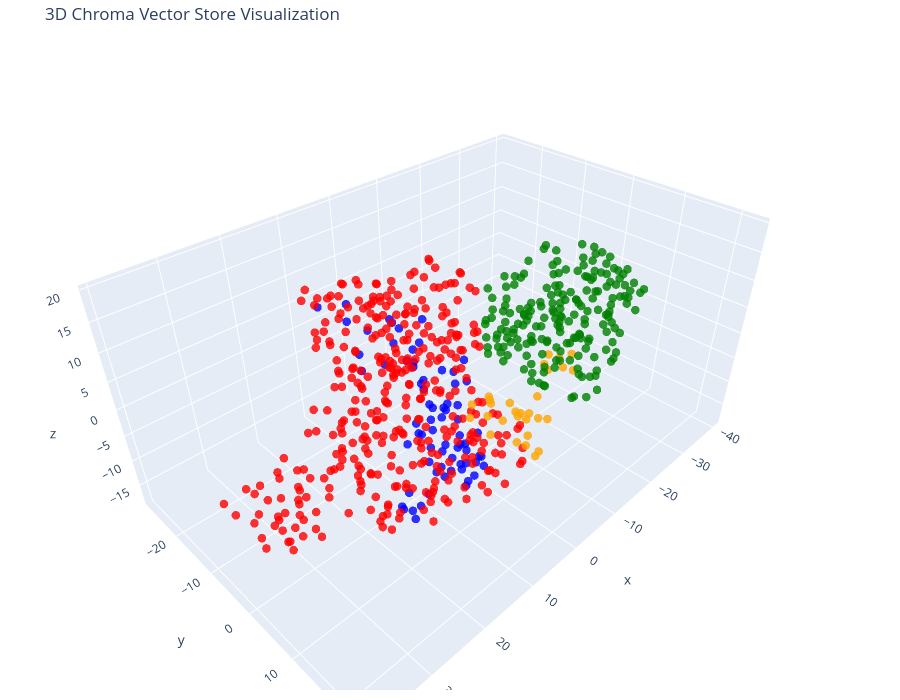

Write notebook code for a chart like this one.
### Code cell
tsne = TSNE(n_components=3, random_state=42)
reduced_vectors = tsne.fit_transform(vectors)

# Create the 3D scatter plot
fig = go.Figure(data=[go.Scatter3d(
    x=reduced_vectors[:, 0],
    y=reduced_vectors[:, 1],
    z=reduced_vectors[:, 2],
    mode='markers',
    marker=dict(size=5, color=colors, opacity=0.8),
    text=[f"Type: {t}<br>Text: {d[:100]}..." for t, d in zip(doc_types, documents)],
    hoverinfo='text'
)])

fig.update_layout(
    title='3D Chroma Vector Store Visualization',
    scene=dict(xaxis_title='x', yaxis_title='y', zaxis_title='z'),
    width=900,
    height=700,
    margin=dict(r=10, b=10, l=10, t=40)
)

fig.show()

### Figure 1 — Plotly figure (JSON) as saved in the notebook; plotly's stock layout.template omitted (floating-point values rounded to 4 significant figures; data arrays with more than 128 entries replaced by an {"elided": "..."} marker saying what was removed)
{"data": [{"hoverinfo": "text", "marker": {"color": {"elided": "644 str values"}, "opacity": 0.8, "size": 5}, "mode": "markers", "text": {"elided": "644 str values"}, "type": "scatter3d", "x": {"elided": "644 float values"}, "y": {"elided": "644 float values"}, "z": {"elided": "644 float values"}}], "layout": {"height": 700, "margin": {"b": 10, "l": 10, "r": 10, "t": 40}, "scene": {"xaxis": {"title": {"text": "x"}}, "yaxis": {"title": {"text": "y"}}, "zaxis": {"title": {"text": "z"}}}, "title": {"text": "3D Chroma Vector Store Visualization"}, "width": 900}}
